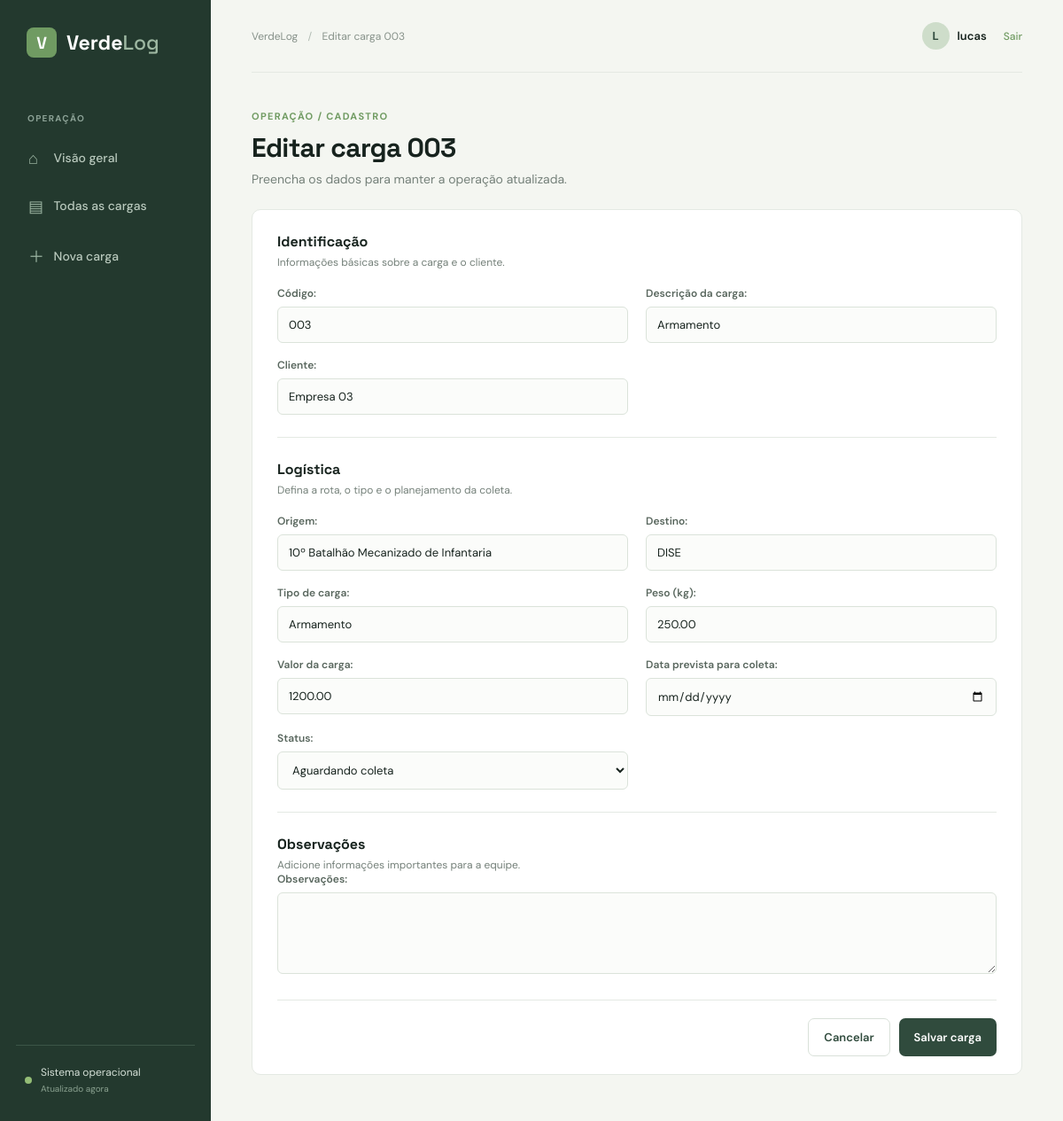
The app's page /cargas/4/editar/ (signed in) with its own data.
### cargas/models.py (models this page shows, shortened)
class Carga(models.Model):
    class Status(models.TextChoices):
        AGUARDANDO = 'aguardando', 'Aguardando coleta'
        EM_TRANSITO = 'em_transito', 'Em trânsito'
        ENTREGUE = 'entregue', 'Entregue'
        CANCELADA = 'cancelada', 'Cancelada'
    codigo = models.CharField('código', max_length=20, unique=True)
    descricao = models.CharField('descrição da carga', max_length=160)
    cliente = models.CharField('cliente', max_length=120)
    origem = models.CharField('origem', max_length=120)
    destino = models.CharField('destino', max_length=120)
    tipo = models.CharField('tipo de carga', max_length=80)
    peso = models.DecimalField('peso (kg)', max_digits=10, decimal_places=2)
    valor = models.DecimalField('valor da carga', max_digits=12, decimal_places=2)
    data_coleta = models.DateField('data prevista para coleta')
    status = models.CharField(
        'status',
        max_length=20,
        choices=Status.choices,
        default=Status.AGUARDANDO,
    )
    observacoes = models.TextField('observações', blank=True)
    criado_em = models.DateTimeField('criado em', auto_now_add=True)
    atualizado_em = models.DateTimeField('atualizado em', auto_now=True)
    class Meta:
        ordering = ['-criado_em']
        verbose_name = 'carga'
        verbose_name_plural = 'cargas'
    def get_absolute_url(self):
        return reverse('cargas:detalhe', kwargs={'pk': self.pk})

### cargas/views.py (the view)
# urls.py: path('cargas/<int:pk>/editar/', views.editar, name='editar'),
@login_required
def editar(request, pk):
    carga = get_object_or_404(Carga, pk=pk)
    form = CargaForm(request.POST or None, instance=carga)
    if form.is_valid():
        carga = form.save()
        messages.success(request, f'Carga {carga.codigo} atualizada com sucesso.')
        return redirect(carga)
    return render(request, 'cargas/form.html', {
        'form': form, 'titulo': f'Editar carga {carga.codigo}', 'carga': carga,
    })

### cargas/forms.py
class CargaForm(forms.ModelForm):
    class Meta:
        model = Carga
        fields = [
            'codigo', 'descricao', 'cliente', 'origem', 'destino', 'tipo',
            'peso', 'valor', 'data_coleta', 'status', 'observacoes',
        ]
        widgets = {
            'data_coleta': forms.DateInput(attrs={'type': 'date'}),
            'observacoes': forms.Textarea(attrs={'rows': 4}),
        }
    def __init__(self, *args, **kwargs):
        super().__init__(*args, **kwargs)
        for field in self.fields.values():
            field.widget.attrs.setdefault('class', 'form-control')

### templates/cargas/form.html (shortened to what this page needs)
{% extends 'base.html' %}
{% block breadcrumb %}{{ titulo }}{% endblock %}
{% block content %}
<div class="page-heading compact"><div><p class="eyebrow">Operação / Cadastro</p><h1>{{ titulo }}</h1><p class="subtitle">Preencha os dados para manter a operação atualizada.</p></div></div>
<form method="post" class="panel form-panel">{% csrf_token %}
  <div class="form-section"><h2>Identificação</h2><p>Informações básicas sobre a carga e o cliente.</p><div class="form-grid">{% for field in form %}{% if forloop.counter <= 3 %}<div class="field">{{ field.label_tag }}{{ field }}{{ field.errors }}</div>{% endif %}{% endfor %}</div></div>
  <div class="form-section"><h2>Logística</h2><p>Defina a rota, o tipo e o planejamento da coleta.</p><div class="form-grid">{% for field in form %}{% if forloop.counter > 3 and forloop.counter <= 10 %}<div class="field">{{ field.label_tag }}{{ field }}{{ field.errors }}</div>{% endif %}{% endfor %}</div></div>
  <div class="form-section last"><h2>Observações</h2><p>Adicione informações importantes para a equipe.</p><div class="field">{{ form.observacoes.label_tag }}{{ form.observacoes }}{{ form.observacoes.errors }}</div></div>
  <div class="form-actions"><a class="button secondary" href="{% if carga %}{{ carga.get_absolute_url }}{% else %}{% url 'cargas:lista' %}{% endif %}">Cancelar</a><button class="button primary" type="submit">Salvar carga</button></div>
</form>
{% endblock %}

### templates/base.html (shortened to what this page needs)
{% load static %}
<!doctype html>
<html lang="pt-br">
<head>
  <link rel="stylesheet" href="{% static 'css/app.css' %}">
</head>
<body>
  <aside class="sidebar">
    <a class="brand" href="{% url 'cargas:dashboard' %}"><span class="brand-mark">V</span><span>Verde<span class="brand-light">Log</span></span></a>
    <p class="menu-label">Operação</p>
    <nav>
      <a class="{% if request.resolver_match.url_name == 'dashboard' %}active{% endif %}" href="{% url 'cargas:dashboard' %}"><span>⌂</span> Visão geral</a>
      <a class="{% if request.resolver_match.url_name == 'lista' %}active{% endif %}" href="{% url 'cargas:lista' %}"><span>▤</span> Todas as cargas</a>
      <a class="{% if request.resolver_match.url_name == 'criar' %}active{% endif %}" href="{% url 'cargas:criar' %}"><span>＋</span> Nova carga</a>
    </nav>
    <div class="sidebar-bottom"><span class="status-dot"></span><span>Sistema operacional<br><small>Atualizado agora</small></span></div>
  </aside>
  <main class="main-content">
    <header class="topbar">
      <div class="breadcrumb">VerdeLog <span>/</span> {% block breadcrumb %}Visão geral{% endblock %}</div>
      {% if user.is_authenticated %}<div class="topbar-user"><span class="avatar">{{ user.username|first|upper }}</span><span>{{ user.get_short_name|default:user.username }}</span><form class="logout-form" method="post" action="{% url 'logout' %}">{% csrf_token %}<button class="logout-link" type="submit">Sair</button></form></div>{% endif %}
    </header>
    {% block content %}{% endblock %}
  </main>
</body>
</html>

### static/css/app.css (style rules this page uses)
:root { --moss:#304b3d;--moss-dark:#23392e;--leaf:#709b62;--leaf-light:#e4eee0;--matte:#f4f6f1;--ink:#17231e;--muted:#75817a;--line:#e4e9e3;--white:#fff }
* { box-sizing:border-box }
body { margin:0;background:var(--matte);color:var(--ink);font:14px "DM Sans",sans-serif }
.sidebar { background:var(--moss-dark);color:#e8f0e9;position:fixed;inset:0 auto 0 0;width:238px;padding:31px 18px;display:flex;flex-direction:column }
.brand { display:flex;align-items:center;gap:11px;color:#fff;text-decoration:none;font:700 23px "Space Grotesk";padding:0 12px }
.brand-mark { background:var(--leaf);border-radius:8px;display:grid;place-items:center;width:34px;height:34px;font-size:19px }
.brand-light { font-weight:500;color:#9eb8a2 }
.menu-label { color:#8ca296;text-transform:uppercase;letter-spacing:1.3px;font-size:10px;font-weight:700;margin:62px 13px 15px }
nav { display:grid;gap:6px }
nav a { border-radius:8px;color:#b8c8bc;padding:12px 14px;text-decoration:none;font-size:14px;font-weight:500 }
nav a span { display:inline-block;width:25px;font-size:18px;vertical-align:-2px;color:#9db6a3 }
.sidebar-bottom { border-top:1px solid #3b5547;margin-top:auto;padding:21px 10px 0;display:flex;gap:10px;align-items:center;font-size:12px;color:#d4dfd6;line-height:1.5 }
.sidebar-bottom small { color:#89a08f }
.status-dot { background:#94bd76;border-radius:50%;width:8px;height:8px }
.main-content { margin-left:238px;min-height:100vh;padding:0 46px 55px }
.topbar { height:82px;border-bottom:1px solid var(--line);display:flex;justify-content:space-between;align-items:center }
.breadcrumb { font-size:12px;color:#87928a }
.breadcrumb span { margin:0 8px;color:#b0bab2 }
.topbar-user { display:flex;align-items:center;gap:9px;font-weight:600;font-size:13px }
.avatar { background:#ceddca;border-radius:50%;color:var(--moss);display:grid;place-items:center;width:31px;height:31px;font-weight:700 }
.page-heading { display:flex;align-items:flex-end;justify-content:space-between;padding:42px 0 30px }
.page-heading.compact { padding-bottom:25px }
.eyebrow { color:var(--leaf);font-size:11px;text-transform:uppercase;letter-spacing:1.3px;font-weight:700;margin:0 0 9px }
.page-heading h1 { font:700 30px "Space Grotesk";margin:0 0 7px;letter-spacing:-.7px }
.subtitle { color:var(--muted);margin:0 }
.button { border:0;border-radius:7px;cursor:pointer;display:inline-block;font:600 13px "DM Sans";padding:12px 17px;text-decoration:none;transition:.2s }
.button.primary { background:var(--moss);color:#fff }
.button.secondary { background:#fff;border:1px solid #d9e1d9;color:var(--moss) }
.panel { background:#fff;border:1px solid var(--line);border-radius:10px }
.panel-heading h2,.form-section h2,.note h2 { font:700 16px "Space Grotesk";margin:0 0 5px }
.panel-heading p,.form-section p { color:var(--muted);font-size:12px;margin:0 }
.form-panel { padding:0 28px }
.form-section { padding:25px 0;border-bottom:1px solid var(--line) }
.form-grid { display:grid;grid-template-columns:repeat(2,1fr);gap:17px 20px;margin-top:19px }
.field label { display:block;color:#59675e;font-size:12px;font-weight:600;margin-bottom:7px }
.form-control { background:#fbfcfa;border:1px solid #dbe3da;border-radius:6px;color:var(--ink);font:13px "DM Sans";padding:11px 12px;outline:0;width:100% }
.field textarea { resize:vertical }
.form-actions { display:flex;justify-content:flex-end;gap:10px;padding:20px 0 }
.logout-form { margin-left:10px }
.logout-link { background:none;border:0;color:var(--leaf);cursor:pointer;font:500 12px "DM Sans";padding:0 }

### records on screen
Carga: form "003" "Armamento" "Empresa 03", form "10º Batalhão Mecanizado de Infantaria" "DISE" "Armamento" "250.00" "1200.00" "Aguardando coleta"

### other values on screen
{{ titulo }} "Editar carga 003"
{{ user.username|first|upper }} "L"
{{ user.get_short_name|default:user.username }} "lucas"
{{ field.label_tag }} "Código:" "Descrição da carga:" "Cliente:"
{{ field.label_tag }} "Origem:" "Destino:" "Tipo de carga:" "Peso (kg):" "Valor da carga:" "Data prevista para coleta:" "Status:"
